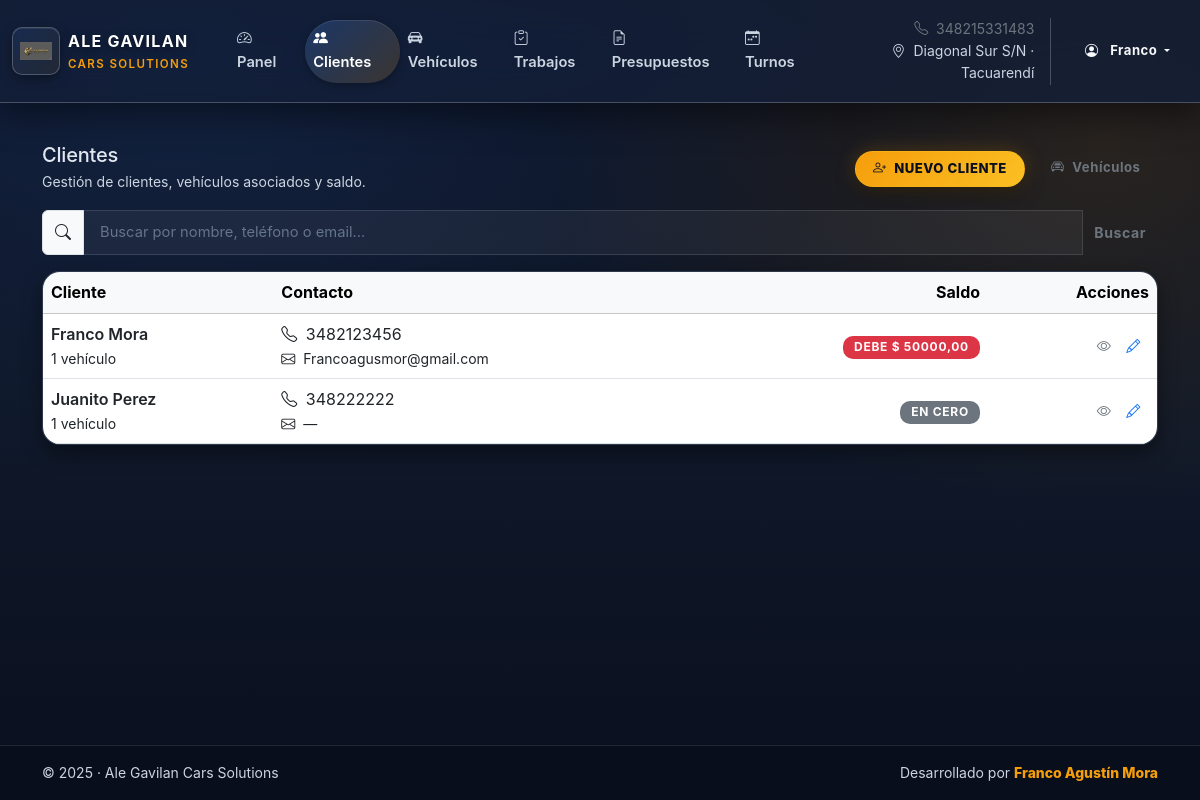
The app's page /clientes/ (signed in) with its own data.
### taller/models.py (models this page shows, shortened)
class Cliente(models.Model):
    nombre = models.CharField(max_length=100)
    apellido = models.CharField(max_length=100, blank=True)
    telefono = models.CharField(max_length=50, blank=True)
    email = models.EmailField(blank=True)
    dni = models.CharField("DNI / CUIT", max_length=20, blank=True)
    direccion = models.CharField(max_length=255, blank=True)
    notas = models.TextField(blank=True, help_text="Comentarios generales sobre el cliente.")
    class Meta:
        verbose_name = "Cliente"
        verbose_name_plural = "Clientes"
        ordering = ["nombre", "apellido"]
    @property
    def nombre_completo(self):
        if self.apellido:
            return f"{self.nombre} {self.apellido}"
        return self.nombre
    @property
    def saldo_actual(self) -> Decimal:
        total_deudas = (
            self.movimientos_cuenta.filter(tipo=MovimientoCuenta.TIPO_DEUDA)
            .aggregate(models.Sum("monto"))["monto__sum"] or Decimal("0.00")
        )
        total_pagos = (
            self.movimientos_cuenta.filter(tipo=MovimientoCuenta.TIPO_PAGO)
            .aggregate(models.Sum("monto"))["monto__sum"] or Decimal("0.00")
        )
        return total_deudas - total_pagos

### taller/views.py (the view, shortened to what this page needs)
# urls.py: path("clientes/", ClienteListView.as_view(), name="cliente_list"),
class ClienteListView(LoginRequiredMixin, ListView):
    model = Cliente
    template_name = "taller/cliente_list.html"
    context_object_name = "clientes"
    paginate_by = 20
    login_url = "login"
    def get_queryset(self):
        qs = super().get_queryset()
        q = _get_q(self.request, "q")
        return qs.order_by("id")

### taller/views.py (called while the page is built)
def _get_q(request, key="q"):
    return (request.GET.get(key, "") or "").strip()

### taller/templates/taller/cliente_list.html (shortened to what this page needs)
{% extends "taller/base.html" %}
{% block content %}
<div class="d-flex flex-wrap gap-2 align-items-center justify-content-between mb-3">
  <div>
    <h1 class="h5 mb-1">Clientes</h1>
    <div class="text-muted small">
      Gestión de clientes, vehículos asociados y saldo.
    </div>
  </div>
  <div class="d-flex gap-2 flex-wrap">
    <a class="btn btn-brand btn-sm" href="{% url 'taller:cliente_create' %}">
      <i class="bi bi-person-plus me-1"></i> Nuevo cliente
    </a>
    <a class="btn btn-outline-secondary btn-sm" href="{% url 'taller:vehiculo_list' %}">
      <i class="bi bi-car-front me-1"></i> Vehículos
    </a>
  </div>
</div>
<form method="get" class="mb-3">
  <div class="input-group">
    <span class="input-group-text"><i class="bi bi-search"></i></span>
    <input
      type="search"
      name="q"
      value="{{ request.GET.q|default:'' }}"
      class="form-control"
      placeholder="Buscar por nombre, teléfono o email…"
    >
    <button class="btn btn-outline-secondary">Buscar</button>
  </div>
</form>
{% if clientes %}
<div class="card-premium p-0 overflow-hidden">
  <div class="table-responsive">
    <table class="table table-hover align-middle mb-0">
      <thead class="table-light">
        <tr>
          <th>Cliente</th>
          <th>Contacto</th>
          <th class="text-end">Saldo</th>
          <th class="text-end">Acciones</th>
        </tr>
      </thead>
      <tbody>
        {% for cliente in clientes %}
          <tr>
            <td>
              <div class="fw-semibold text-dark">
                {{ cliente.nombre_completo }}
              </div>
              <div class="small text-dark">
                {{ cliente.vehiculos.count }} vehículo{{ cliente.vehiculos.count|pluralize }}
              </div>
            </td>
            <td>
              <div class="text-dark">
                <i class="bi bi-telephone me-1"></i>
                {{ cliente.telefono|default:"—" }}
              </div>
              <div class="text-dark small">
                <i class="bi bi-envelope me-1"></i>
                {{ cliente.email|default:"—" }}
              </div>
            </td>
            <td class="text-end">
              {% if cliente.saldo_actual > 0 %}
                <span class="badge text-bg-danger">
                  Debe $ {{ cliente.saldo_actual|floatformat:2 }}
                </span>
              {% elif cliente.saldo_actual < 0 %}
                <span class="badge text-bg-success">
                  A favor $ {{ cliente.saldo_actual|floatformat:2 }}
                </span>
              {% else %}
                <span class="badge text-bg-secondary">En cero</span>
              {% endif %}
            </td>
            <td class="text-end">
              <div class="btn-group btn-group-sm">
                <a href="{% url 'taller:cliente_detail' cliente.id %}"
                   class="btn btn-outline-secondary"
                   title="Ver cliente">
                  <i class="bi bi-eye"></i>
                </a>
                <a href="{% url 'taller:cliente_update' cliente.id %}"
                   class="btn btn-outline-primary"
                   title="Editar cliente">
                  <i class="bi bi-pencil"></i>
                </a>
              </div>
            </td>
          </tr>
        {% endfor %}
      </tbody>
    </table>
  </div>
</div>
{% endif %}
{% endblock %}

### taller/templates/taller/base.html (shortened to what this page needs)
{% load static %}
<!doctype html>
<html lang="es" class="h-100">
  <head>
    <link href="https://cdn.jsdelivr.net/npm/bootstrap@5.3.3/dist/css/bootstrap.min.css" rel="stylesheet">
    <link rel="stylesheet" href="https://cdn.jsdelivr.net/npm/bootstrap-icons@1.11.3/font/bootstrap-icons.min.css">
    <link rel="stylesheet" href="{% static 'taller/css/main.css' %}">
  </head>
  <body class="d-flex flex-column min-vh-100">
    <nav class="navbar navbar-expand-lg navbar-premium navbar-dark" id="mainNav" aria-label="Navegación principal">
      <div class="container-fluid">
        <a class="navbar-brand d-flex align-items-center gap-2" href="{% url 'taller:dashboard' %}">
          <span class="brand-logo" aria-hidden="true">
            <img src="{% static 'taller/img/logo.png' %}" alt="Logo Ale Gavilan Cars Solutions">
          </span>
          <div class="d-flex flex-column brand-text">
            <span class="brand-title fw-bold">Ale Gavilan</span>
            <small class="brand-subtitle">Cars Solutions</small>
          </div>
        </a>
        <div class="collapse navbar-collapse" id="mainNavbar">
          <ul class="navbar-nav me-auto mb-2 mb-lg-0 ms-lg-4">
            <li class="nav-item">
              <a class="nav-link {% if request.resolver_match.url_name == 'dashboard' %}active{% endif %}"
                 href="{% url 'taller:dashboard' %}"
                 {% if request.resolver_match.url_name == 'dashboard' %}aria-current="page"{% endif %}>
                <i class="bi bi-speedometer2 me-2"></i>Panel
              </a>
            </li>
            <li class="nav-item">
              <a class="nav-link {% if request.resolver_match.url_name == 'cliente_list' %}active{% endif %}"
                 href="{% url 'taller:cliente_list' %}"
                 {% if request.resolver_match.url_name == 'cliente_list' %}aria-current="page"{% endif %}>
                <i class="bi bi-people-fill me-2"></i>Clientes
              </a>
            </li>
            <li class="nav-item">
              <a class="nav-link {% if request.resolver_match.url_name == 'vehiculo_list' %}active{% endif %}"
                 href="{% url 'taller:vehiculo_list' %}"
                 {% if request.resolver_match.url_name == 'vehiculo_list' %}aria-current="page"{% endif %}>
                <i class="bi bi-car-front-fill me-2"></i>Vehículos
              </a>
            </li>
            <li class="nav-item">
              <a class="nav-link {% if request.resolver_match.url_name == 'trabajo_list' %}active{% endif %}"
                 href="{% url 'taller:trabajo_list' %}"
                 {% if request.resolver_match.url_name == 'trabajo_list' %}aria-current="page"{% endif %}>
                <i class="bi bi-clipboard-check me-2"></i>Trabajos
              </a>
            </li>
            <li class="nav-item">
              <a class="nav-link {% if request.resolver_match.url_name == 'presupuesto_list' %}active{% endif %}"
                 href="{% url 'taller:presupuesto_list' %}"
                 {% if request.resolver_match.url_name == 'presupuesto_list' %}aria-current="page"{% endif %}>
                <i class="bi bi-file-earmark-text me-2"></i>Presupuestos
              </a>
            </li>
            <li class="nav-item">
              <a class="nav-link {% if request.resolver_match.url_name == 'turno_list' %}active{% endif %}"
                 href="{% url 'taller:turno_list' %}"
                 {% if request.resolver_match.url_name == 'turno_list' %}aria-current="page"{% endif %}>
                <i class="bi bi-calendar-week me-2"></i>Turnos
              </a>
            </li>
          </ul>
          <div class="d-flex align-items-center gap-3">
            <div class="d-none d-lg-flex flex-column text-end small">
              <span class="text-secondary">
                <i class="bi bi-telephone me-1"></i> 348215331483
              </span>
              <span class="text-muted">
                <i class="bi bi-geo-alt me-1"></i> Diagonal Sur S/N · Tacuarendí
              </span>
            </div>
            {% if request.user.is_authenticated %}
              <div class="dropdown">
                <button
                  class="btn btn-outline-light btn-sm dropdown-toggle"
                  type="button"
                  data-bs-toggle="dropdown"
                  data-bs-display="static"
                  aria-expanded="false"
                >
                  <i class="bi bi-person-circle me-2"></i>
                  {{ request.user.get_short_name|default:request.user.username }}
                </button>
              </div>
            {% else %}
              <a class="btn btn-outline-light btn-sm" href="{% url 'login' %}">
                <i class="bi bi-box-arrow-in-right me-2"></i>Ingresar
              </a>
            {% endif %}
          </div>
        </div>
      </div>
    </nav>
    <main id="mainContent" class="container flex-grow-1">
      {% block content %}{% endblock %}
    </main>
    <footer class="footer-premium mt-auto">
      <div class="container py-3">
        <div class="d-flex flex-column flex-md-row justify-content-between align-items-center gap-2 small text-muted">
          <div>© {% now "Y" %} · Ale Gavilan Cars Solutions</div>
          <div>Desarrollado por <strong>Franco Agustín Mora</strong></div>
        </div>
      </div>
    </footer>
  </body>
</html>

### records on screen
Cliente: nombre_completo "Franco Mora", vehiculos.count "1", telefono "3482123456", email "Francoagusmor@gmail.com", saldo_actual "50000,00"
Cliente: nombre_completo "Juanito Perez", vehiculos.count "1", telefono "348222222", email "—", shows "EN CERO"

### other values on screen
{{ request.user.get_short_name|default:request.user.username }} "Franco"
